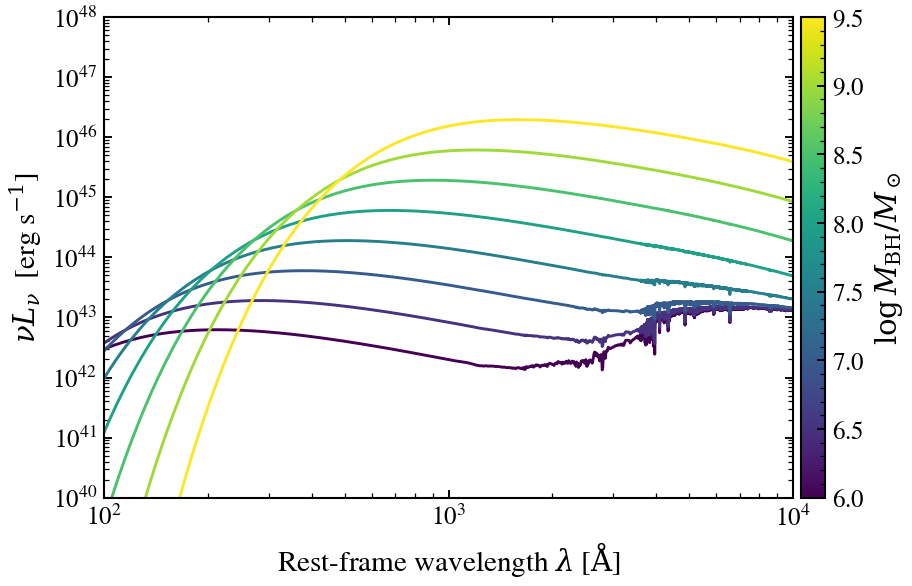

Source code (Python):
"""
Big Blue Bump: multicolor disc temperature evolution with black-hole mass
==========================================================================

The Shakura-Sunyaev thin disc model shows how the big blue bump (BBB) peak
shifts to longer wavelengths as black-hole mass increases. At fixed Eddington
ratio ``log(L_bol / L_Edd) = -1.0``, the disc temperature scales as
:math:`T_{\\rm in} \\propto (\\dot{m} / m_\\odot)^{1/4}`, where the inner
temperature determines the location of peak νLν. Higher mass → lower accretion
rate → cooler disc → redder peak.

Sweeping ``agn_log_mbh`` from 6 to 9.5 (6 to ~3e9 solar masses) at fixed
Eddington ratio samples the range from stellar-mass-like accretion physics to
supermassive black holes.
"""

import os

os.environ["TF_CPP_MIN_LOG_LEVEL"] = "2"  # suppress XLA/PjRt C++ INFO+WARNING logs

import warnings

import jax
import jax.numpy as jnp
import matplotlib as mpl
import matplotlib.pyplot as plt
import numpy as np

import tengri
from tengri.analysis.plotting import setup_style

setup_style()
warnings.filterwarnings("ignore", message=".*BakedInBackend.*")
warnings.filterwarnings("ignore", message=".*deprecated.*")

# Minimum SSP for composable AGN (bare-stellar required by Cue nebular emulator).
ssp = tengri.load_ssp()

# Build model with multicolor disc only, all components fixed.
model = tengri.SEDModel.build(
    ssp,
    sfh={
        "type": "dpl",
        "*": tengri.FIXED,
        "tau_gyr": 3.0,
        "log_total_mass": 10.0,
        "alpha": 2.0,
        "beta": 2.5,
    },
    dust={"type": "two_component", "*": tengri.FIXED, "tau_diff": 0.1, "tau_bc": 0.1},
    agn={
        "type": "composable",
        "disc": {"type": "multicolor", "*": tengri.FIXED},
        "*": tengri.FIXED,
        "frac": 1.0,
        "log_ledd": -1.0,
    },
    redshift=tengri.Fixed(0.05),
)

# Sample baseline parameters, then override log_mbh and compute agn_log_lbol
# for each MBH mass.
baseline = dict(model.spec.sample(jax.random.PRNGKey(0)))

# Black hole masses: log10(M / M_sun) from 6 to 9.5.
# Eddington luminosity: L_Edd = 3.2e4 * M / M_sun * L_sun.
# At fixed L / L_Edd = 10^{-1.0}, log_lbol = log_mbh + log(3.2e4) + log_ledd.
# log(3.2e4) ≈ 4.505, so log_lbol = log_mbh + 4.505 + (-1.0) ≈ log_mbh + 3.505.
log_mbh_values = np.linspace(6.0, 9.5, 8)
log_ledd = -1.0
log_lbol_offset = np.log10(3.2e4) + log_ledd  # ≈ 3.505

norm = mpl.colors.Normalize(vmin=log_mbh_values.min(), vmax=log_mbh_values.max())
cmap = plt.get_cmap("viridis")

fig, ax = plt.subplots(figsize=(6.5, 4.2))
for log_mbh in log_mbh_values:
    log_lbol = log_mbh + log_lbol_offset
    params = {
        **baseline,
        "agn_log_mbh": jnp.float64(log_mbh),
        "agn_log_lbol": jnp.float64(log_lbol),
    }
    out = model.predict(params)
    wave = np.asarray(model.wavelengths)
    nu = 2.998e18 / wave  # frequency in Hz
    nu_l_nu = nu * np.asarray(out.rest_sed())
    ax.loglog(wave, nu_l_nu, color=cmap(norm(log_mbh)), lw=1.4)

ax.set_xlim(100, 1e4)
ax.set_ylim(1e40, 1e48)
ax.set_xlabel(r"Rest-frame wavelength $\lambda$ [$\mathrm{\AA}$]")
ax.set_ylabel(r"$\nu L_\nu$  [erg s$^{-1}$]")

cbar = fig.colorbar(plt.cm.ScalarMappable(norm=norm, cmap=cmap), ax=ax, pad=0.01)
cbar.set_label(r"$\log M_{\mathrm{BH}} / M_\odot$")

fig.tight_layout()
plt.savefig("plot_agn_bbb_mbh_sweep.png", dpi=150, bbox_inches="tight")
